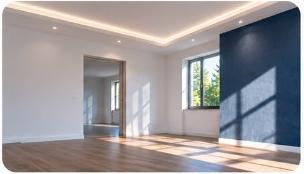
#> input picture dist/gallery_img_3_room.jpg, 304 x 174 px, found by its file name
$ python fix_clean_gallery_bg.py
#> lines starting #> are read from the running program, lines starting #| are printed output that depends on the picture
import cv2
import numpy as np

# Load original hero and clean room
hero = cv2.imread(r'C:\Users\DELL\.gemini\antigravity\brain\532f9ae9-a49f-4205-9bd1-a35b3aadc8a6\.user_uploaded\media_1794550043981_2bfaa861.jpg')
room = cv2.imread('public/gallery_img_3_room.jpg')
#> room is the input picture: shape (174, 304, 3); mean B, G, R 152.9, 150.9, 155.6

# room is (174, 304). Let's resize room to (1004, 576)
scale_y = 576.0 / room.shape[0]
#> scale_y = 3.31
scale_x = scale_y # 3.31
#> scale_x = 3.31
room_scaled = cv2.resize(room, (int(room.shape[1] * scale_x), 576), interpolation=cv2.INTER_LANCZOS4)
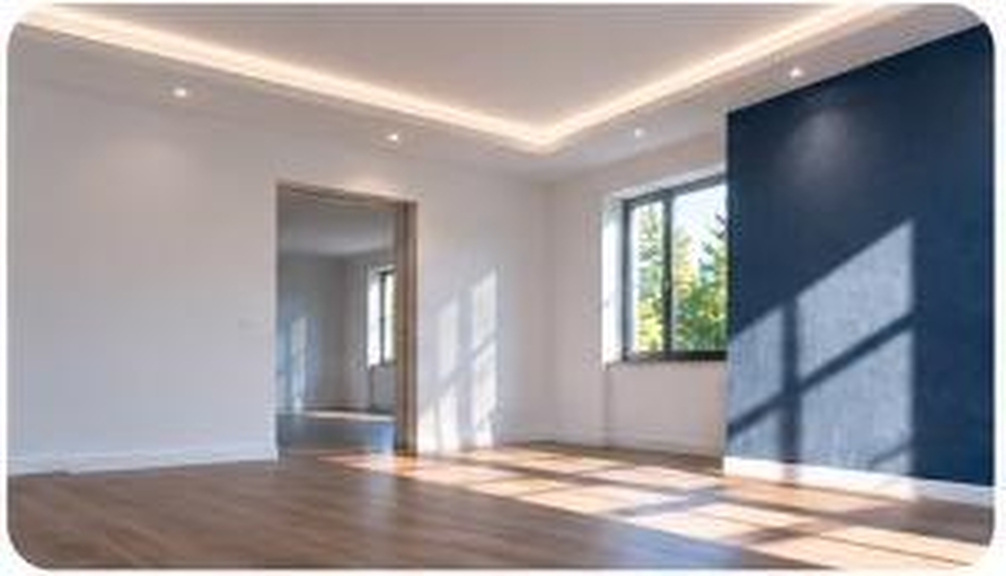
#> room_scaled: shape (576, 1006, 3); mean B, G, R 152.9, 150.9, 155.5
print('Room scaled shape:', room_scaled.shape)
#| Room scaled shape: (576, 1006, 3)

# Let's see: room_scaled is 576 x 1006.
# Look at the doorway in room_scaled vs hero:
# In hero, the doorway left edge is around x=495.
# In room_scaled, let's find the doorway left edge:
# Let's match template of the doorway
#> (the run stopped early here; a loop or call above may not have finished)
